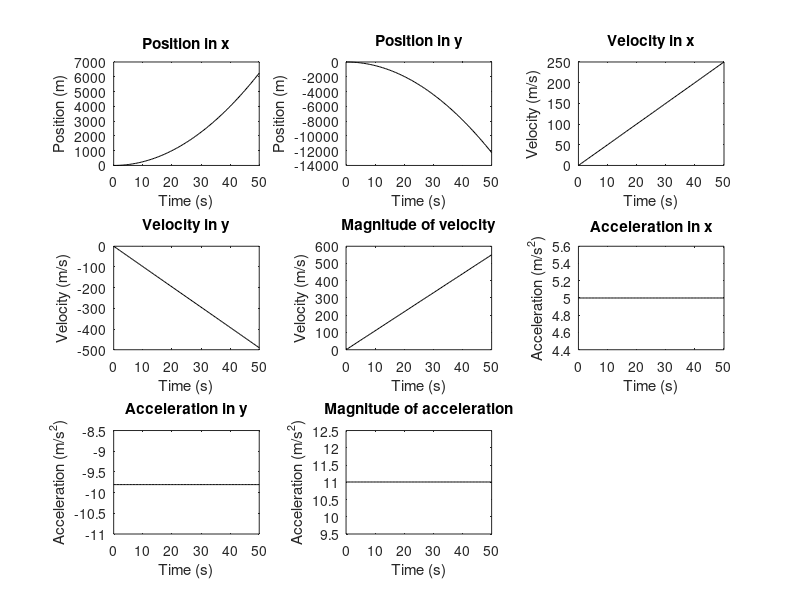

MATLAB code to generate this figure:
clc %Clear console
a = 0;
b = 50;
deltax = 0.5;
n = (b-a)/deltax + 1; % Add 1 to include the initial value of x, y, vx, vy, ax, ay

% Initialize variables 
x = NaN(1,n);
y = NaN(1,n); 
vx = NaN(1,n); 
vy = NaN(1,n); 
ax = NaN(1,n); 
ay = NaN(1,n); 
v_mag = NaN(1,n);
a_mag = NaN(1,n);

% Prompt user to enter Q, E, m
Q = input('Enter charge: ');
E = input('Enter Electric field: ');
m = input('Enter mass: ');

%Charge over mass Q/m
Qm = Q/m
%Gravity
g = 9.80665;

x(1) = 0;
y(1) = 0;
vx(1) = 0;
vy(1) = 0;
ax(1) = (Q/m)*E; % Initial acceleration in x-direction
ay(1) = -g; % Gravity acts only in y-direction

for t = 2:n
    x(t) = x(t-1) + vx(t-1)*deltax + 0.5*ax(t-1)*deltax^2;
    y(t) = y(t-1) + vy(t-1)*deltax + 0.5*ay(t-1)*deltax^2;
    vx(t) = vx(t-1) + ax(t-1)*deltax;
    vy(t) = vy(t-1) + ay(t-1)*deltax;
    ax(t) = (Q/m)*E;    
    ay(t) = -g;
end

for i = 1:n
    a_mag(i) = sqrt(ax(i).^2 + ay(i).^2);
    v_mag(i) = sqrt(vx(i).^2 + vy(i).^2);
end

% Plotting
t = linspace(a,b,n); % Time vector
subplot(3,3,1)
plot(t,x,'k')
title('Position in x')
xlabel('Time (s)')
ylabel('Position (m)')
subplot(3,3,2)
plot(t,y,'k')
title('Position in y')
xlabel('Time (s)')
ylabel('Position (m)')
subplot(3,3,3)
plot(t,vx,'k')
title('Velocity in x')
xlabel('Time (s)')
ylabel('Velocity (m/s)')
subplot(3,3,4)
plot(t,vy,'k')
title('Velocity in y')
xlabel('Time (s)')
ylabel('Velocity (m/s)')
subplot(3,3,5)
plot(t,v_mag,'k')
title('Magnitude of velocity')
xlabel('Time (s)')
ylabel('Velocity (m/s)')
subplot(3,3,6)
plot(t,ax,'k')
title('Acceleration in x')
xlabel('Time (s)')
ylabel('Acceleration (m/s^2)')
subplot(3,3,7)
plot(t,ay,'k')
title('Acceleration in y')
xlabel('Time (s)')
ylabel('Acceleration (m/s^2)')
subplot(3,3,8)
plot(t,a_mag,'k')
title('Magnitude of acceleration')
xlabel('Time (s)')
ylabel('Acceleration (m/s^2)')